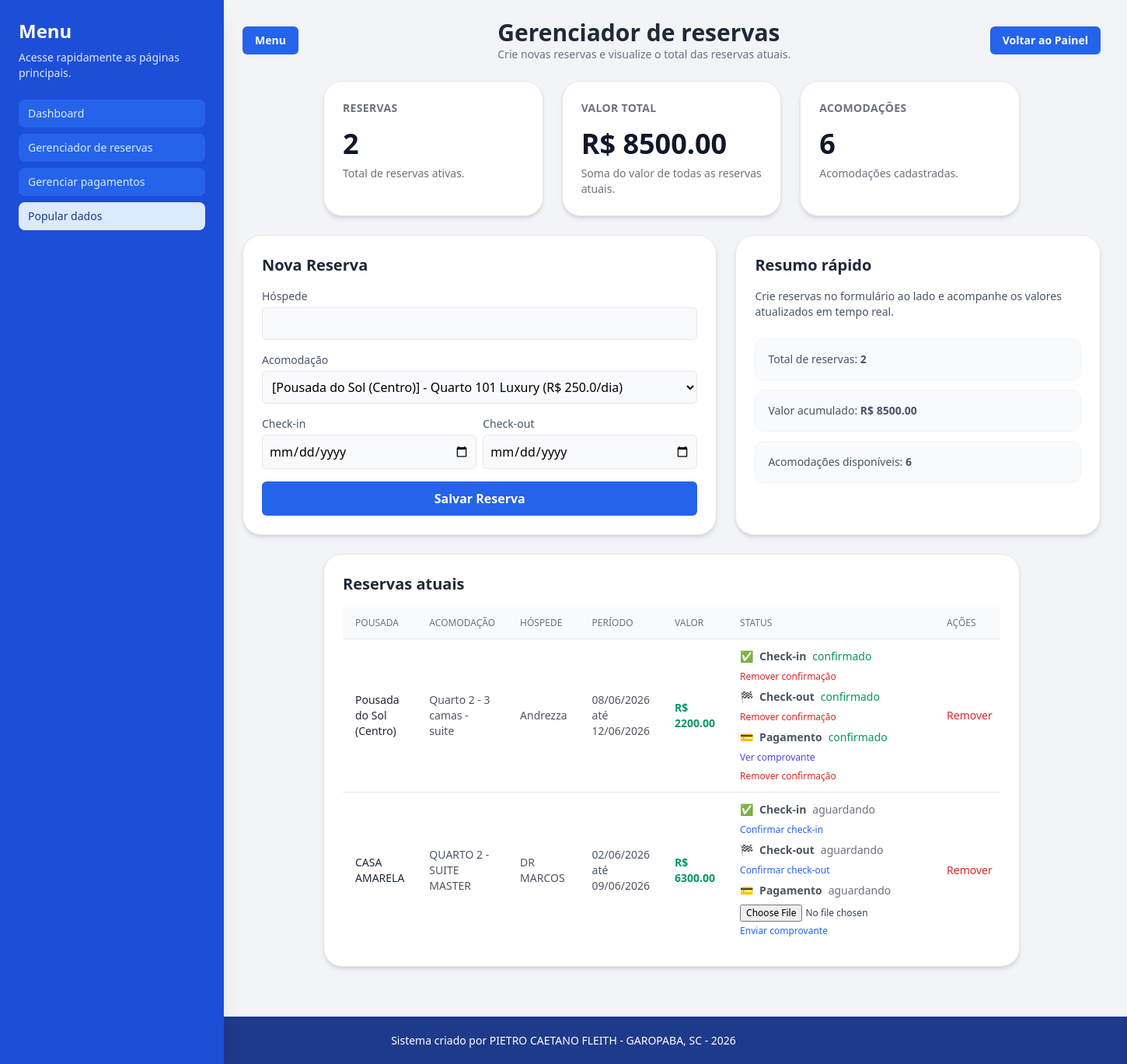
Before: /reservas with the older database file.
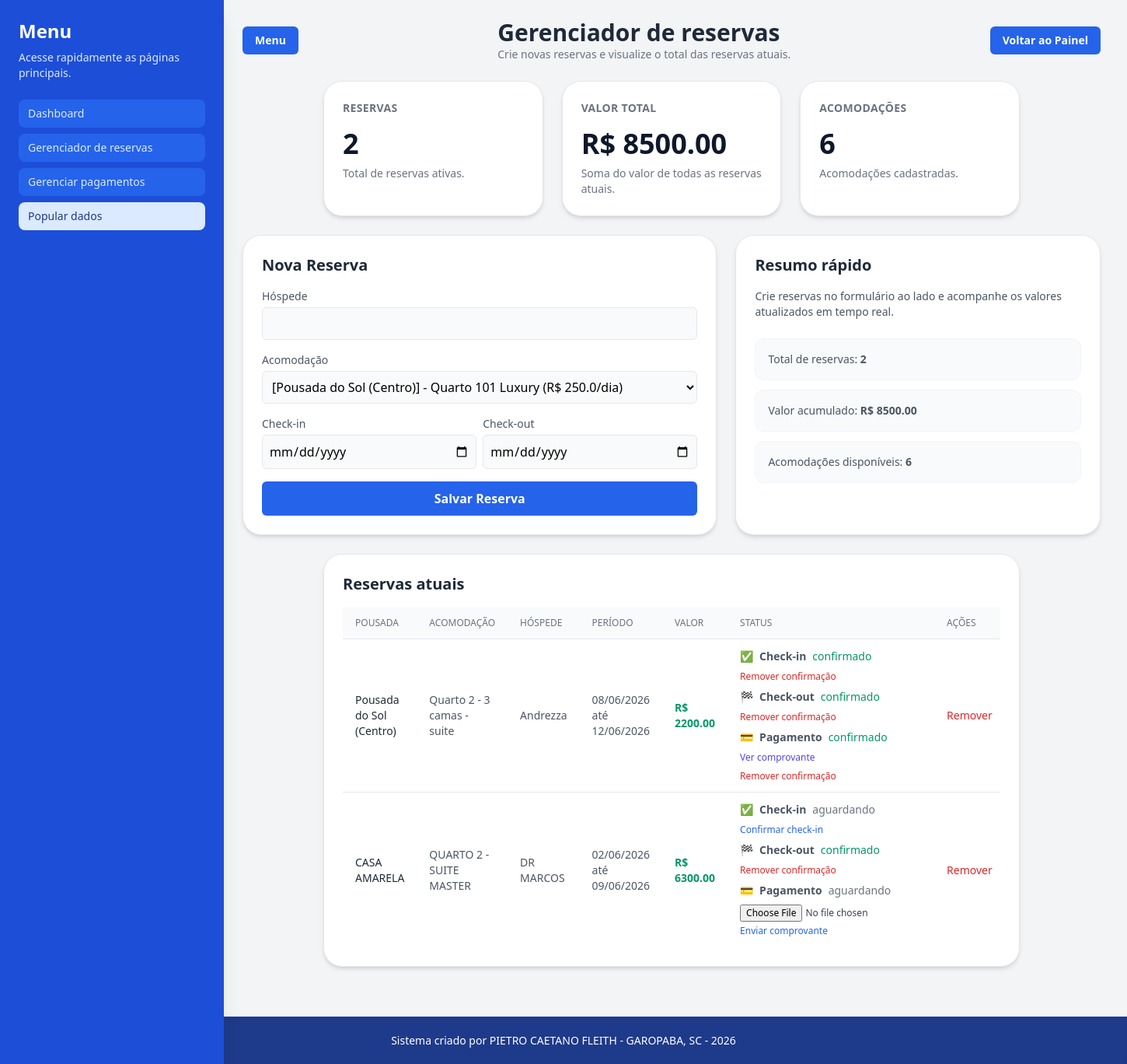
After: the same page with the newer database file.
### models.py (models this page shows, shortened)
class reserva(db.Model):
    id = db.Column(db.Integer, primary_key=True)
    acomodacao_id = db.Column(db.Integer, db.ForeignKey('acomodacao.id'), nullable=False)
    acomodacao = db.relationship('acomodacao', backref='reservas', lazy=True)
    hospede_nome = db.Column(db.String(100), nullable=False)
    data_entrada = db.Column(db.Date, nullable=False)
    data_saida = db.Column(db.Date, nullable=False)
    valor_total = db.Column(db.Float, nullable=False)
    checkin_confirmado = db.Column(db.Boolean, default=False, nullable=False)
    checkout_confirmado = db.Column(db.Boolean, default=False, nullable=False)
    pagamento_confirmado = db.Column(db.Boolean, default=False, nullable=False)
    comprovante_pagamento = db.Column(db.String(200), nullable=True)
    pagamento_confirmado = db.Column(db.Boolean, default=False, nullable=False)

class pousada(db.Model):
    id = db.Column(db.Integer, primary_key=True)
    nome = db.Column(db.String(100), nullable=False)
    acomodacoes = db.relationship('acomodacao', backref='pousada', lazy=True)

class acomodacao(db.Model):
    id = db.Column(db.Integer, primary_key=True)
    pousada_id = db.Column(db.Integer, db.ForeignKey('pousada.id'), nullable=False)
    nome_numero = db.Column(db.String(50), nullable=False)
    tipo = db.Column(db.String(20), nullable=False) # 'casa' ou 'quarto'
    preco_diaria = db.Column(db.Float, nullable=False)

### app.py (the view)
@app.route('/reservas')
def reservas_page():
    pousadas = pousada.query.all()
    acomodacoes = acomodacao.query.all()
    reservas = reserva.query.all()
    total_pousadas = len(pousadas)
    total_acomodacoes = len(acomodacoes)
    total_reservas = len(reservas)
    total_valor_reservas = sum(r.valor_total for r in reservas)
    reservas_por_pousada = {}
    for r in reservas:
        nome_pousada = r.acomodacao.pousada.nome if r.acomodacao and r.acomodacao.pousada else "Desconhecida"
        reservas_por_pousada[nome_pousada] = reservas_por_pousada.get(nome_pousada, 0) + 1
    chart_labels = list(reservas_por_pousada.keys())
    chart_values = list(reservas_por_pousada.values())
    return render_template(
        'reservas.html',
        pousadas=pousadas,
        acomodacoes=acomodacoes,
        reservas=reservas,
        total_pousadas=total_pousadas,
        total_acomodacoes=total_acomodacoes,
        total_reservas=total_reservas,
        total_valor_reservas=total_valor_reservas,
        chart_labels=chart_labels,
        chart_values=chart_values
    )

### templates/reservas.html (shortened to what the changed rows need)
<!DOCTYPE html>
<html lang="pt-br">
<head>
    <script src="https://cdn.tailwindcss.com"></script>
</head>
<body class="bg-gray-100 font-sans min-h-screen flex flex-col">
    <div class="relative flex-1 flex flex-col">
        <aside id="sidebar" class="fixed inset-y-0 left-0 z-50 w-72 transform -translate-x-full lg:translate-x-0 bg-blue-700 p-6 text-white shadow-xl overflow-y-auto transition-transform duration-300">
            <div class="hidden lg:block">
                <div>
                    <h2 class="text-2xl font-bold">Menu</h2>
                </div>
            </div>
        </aside>
        <div id="mainContent" class="flex-1 container mx-auto p-6 max-w-6xl ml-0 lg:ml-72 transition-all">
        <div class="flex flex-col gap-4 mb-6 sm:flex-row sm:items-center sm:justify-between">
            <div>
                <h1 class="text-3xl font-bold text-gray-800">Gerenciador de reservas</h1>
            </div>
        </div>
        <div class="grid gap-6 lg:grid-cols-[1.3fr_1fr] mb-6">
            <div class="bg-white p-6 rounded-3xl shadow-md border border-gray-200">
                <h2 class="text-xl font-semibold text-gray-800 mb-4">Nova Reserva</h2>
            </div>
            <div class="bg-white p-6 rounded-3xl shadow-md border border-gray-200">
                <h2 class="text-xl font-semibold text-gray-800 mb-4">Resumo rápido</h2>
            </div>
        </div>
        <div class="bg-white p-6 rounded-3xl shadow-md border border-gray-200 max-w-4xl mx-auto mb-10">
                    <h2 class="text-xl font-semibold text-gray-800 mb-4">Reservas atuais</h2>
                    <div class="overflow-x-auto w-full">
                        <table class="min-w-full divide-y divide-gray-200">
                            <thead class="bg-gray-50">
                                <tr>
                                    <th class="px-4 py-3 text-left text-xs font-medium text-gray-500 uppercase">Pousada</th>
                                    <th class="px-4 py-3 text-left text-xs font-medium text-gray-500 uppercase">Acomodação</th>
                                    <th class="px-4 py-3 text-left text-xs font-medium text-gray-500 uppercase">Hóspede</th>
                                    <th class="px-4 py-3 text-left text-xs font-medium text-gray-500 uppercase">Período</th>
                                    <th class="px-4 py-3 text-left text-xs font-medium text-gray-500 uppercase">Valor</th>
                                    <th class="px-4 py-3 text-left text-xs font-medium text-gray-500 uppercase">Status</th>
                                    <th class="px-4 py-3 text-left text-xs font-medium text-gray-500 uppercase">Ações</th>
                                </tr>
                            </thead>
                            <tbody class="divide-y divide-gray-200 text-sm text-gray-600">
                                {% for reserva in reservas %}
                                    <tr class="hover:bg-gray-50">
                                        <td class="px-4 py-3 font-medium text-gray-800">{{ reserva.acomodacao.pousada.nome }}</td>
                                        <td class="px-4 py-3">{{ reserva.acomodacao.nome_numero }}</td>
                                        <td class="px-4 py-3">{{ reserva.hospede_nome }}</td>
                                        <td class="px-4 py-3">{{ reserva.data_entrada.strftime('%d/%m/%Y') }} até {{ reserva.data_saida.strftime('%d/%m/%Y') }}</td>
                                        <td class="px-4 py-3 text-emerald-600 font-bold">R$ {{ "%.2f"|format(reserva.valor_total) }}</td>
                                        <td class="px-4 py-3">
                                            <div class="flex flex-col gap-2 text-sm">
                                                <span class="inline-flex items-center gap-2">
                                                    <span class="text-emerald-500">✅</span>
                                                    <span class="font-semibold">Check-in</span>
                                                    {% if reserva.checkin_confirmado %}
                                                        <span class="text-emerald-600">confirmado</span>
                                                    {% else %}
                                                        <span class="text-gray-500">aguardando</span>
                                                    {% endif %}
                                                </span>
                                                {% if not reserva.checkin_confirmado %}
                                                    <a href="{{ url_for('confirmar_checkin', reserva_id=reserva.id) }}" class="text-blue-600 hover:text-blue-800 text-xs">Confirmar check-in</a>
                                                {% else %}
                                                    <a href="{{ url_for('remover_confirmacao_checkin', reserva_id=reserva.id) }}" class="text-red-600 hover:text-red-800 text-xs">Remover confirmação</a>
                                                {% endif %}
                                                <span class="inline-flex items-center gap-2">
                                                    <span class="text-sky-500">🏁</span>
                                                    <span class="font-semibold">Check-out</span>
                                                    {% if reserva.checkout_confirmado %}
                                                        <span class="text-emerald-600">confirmado</span>
                                                    {% else %}
                                                        <span class="text-gray-500">aguardando</span>
                                                    {% endif %}
                                                </span>
                                                {% if not reserva.checkout_confirmado %}
                                                    <a href="{{ url_for('confirmar_checkout', reserva_id=reserva.id) }}" class="text-blue-600 hover:text-blue-800 text-xs">Confirmar check-out</a>
                                                {% else %}
                                                    <a href="{{ url_for('remover_confirmacao_checkout', reserva_id=reserva.id) }}" class="text-red-600 hover:text-red-800 text-xs">Remover confirmação</a>
                                                {% endif %}
                                                <span class="inline-flex items-center gap-2">
                                                    <span class="text-yellow-500">💳</span>
                                                    <span class="font-semibold">Pagamento</span>
                                                    {% if reserva.pagamento_confirmado %}
                                                        <span class="text-emerald-600">confirmado</span>
                                                    {% else %}
                                                        <span class="text-gray-500">aguardando</span>
                                                    {% endif %}
                                                </span>
                                                {% if not reserva.pagamento_confirmado %}
                                                    <form action="{{ url_for('confirmar_pagamento', reserva_id=reserva.id) }}" method="post" enctype="multipart/form-data" class="space-y-1">
                                                        <input type="file" name="comprovante" accept="application/pdf" class="block text-xs text-gray-700" required>
                                                        <button type="submit" class="text-blue-600 hover:text-blue-800 text-xs">Enviar comprovante</button>
                                                    </form>
                                                {% endif %}
                                            </div>
                                        </td>
                                        <td class="px-4 py-3">
                                            <a href="{{ url_for('remover_reserva', reserva_id=reserva.id) }}" class="text-red-600 hover:text-red-800 font-medium">Remover</a>
                                        </td>
                                    </tr>
                                {% endfor %}
                            </tbody>
                        </table>
                    </div>
                </div>
            </div> </div>
</body>
</html>

Changed rows visible on the page:
changed reserva "DR MARCOS": checkout_confirmado "aguardando Confirmar check-out" → "confirmado Remover confirmação"
